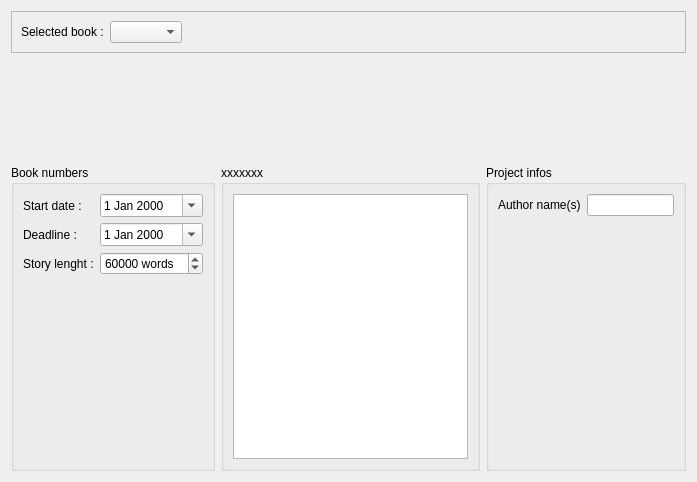
<?xml version="1.0" encoding="UTF-8"?>
<ui version="4.0">
 <class>InfoSheetBase</class>
 <widget class="QWidget" name="InfoSheetBase">
  <property name="geometry">
   <rect>
    <x>0</x>
    <y>0</y>
    <width>697</width>
    <height>482</height>
   </rect>
  </property>
  <property name="windowTitle">
   <string>Form</string>
  </property>
  <property name="locale">
   <locale language="English" country="UnitedStates"/>
  </property>
  <layout class="QGridLayout" name="gridLayout_3">
   <item row="0" column="0">
    <widget class="QFrame" name="frame">
     <property name="frameShape">
      <enum>QFrame::StyledPanel</enum>
     </property>
     <property name="frameShadow">
      <enum>QFrame::Raised</enum>
     </property>
     <layout class="QGridLayout" name="gridLayout_2">
      <item row="0" column="0">
       <widget class="QLabel" name="selectedBook">
        <property name="text">
         <string>Selected book :</string>
        </property>
       </widget>
      </item>
      <item row="0" column="1">
       <widget class="QComboBox" name="comboBox"/>
      </item>
      <item row="0" column="2">
       <spacer name="horizontalSpacer_2">
        <property name="orientation">
         <enum>Qt::Horizontal</enum>
        </property>
        <property name="sizeHint" stdset="0">
         <size>
          <width>40</width>
          <height>20</height>
         </size>
        </property>
       </spacer>
      </item>
     </layout>
    </widget>
   </item>
   <item row="2" column="0">
    <layout class="QGridLayout" name="gridLayout">
     <item row="1" column="1">
      <widget class="QGroupBox" name="centerTableGroupBox">
       <property name="title">
        <string>xxxxxxx</string>
       </property>
       <layout class="QVBoxLayout" name="verticalLayout">
        <item>
         <widget class="QTableWidget" name="tableWidget"/>
        </item>
       </layout>
      </widget>
     </item>
     <item row="1" column="0">
      <widget class="QGroupBox" name="groupBox">
       <property name="title">
        <string>Book numbers</string>
       </property>
       <layout class="QFormLayout" name="formLayout">
        <property name="fieldGrowthPolicy">
         <enum>QFormLayout::AllNonFixedFieldsGrow</enum>
        </property>
        <item row="0" column="0">
         <widget class="QLabel" name="startDateLabel">
          <property name="text">
           <string>Start date :</string>
          </property>
         </widget>
        </item>
        <item row="0" column="1">
         <widget class="QDateEdit" name="startDateDateEdit">
          <property name="calendarPopup">
           <bool>true</bool>
          </property>
         </widget>
        </item>
        <item row="1" column="0">
         <widget class="QLabel" name="deadlineLabel">
          <property name="text">
           <string>Deadline :</string>
          </property>
         </widget>
        </item>
        <item row="1" column="1">
         <widget class="QDateEdit" name="deadlineDateEdit">
          <property name="calendarPopup">
           <bool>true</bool>
          </property>
         </widget>
        </item>
        <item row="2" column="0">
         <widget class="QLabel" name="storyLenghtLabel">
          <property name="text">
           <string>Story lenght :</string>
          </property>
         </widget>
        </item>
        <item row="2" column="1">
         <widget class="QSpinBox" name="storyLenghtSpinBox">
          <property name="wrapping">
           <bool>false</bool>
          </property>
          <property name="specialValueText">
           <string/>
          </property>
          <property name="accelerated">
           <bool>true</bool>
          </property>
          <property name="suffix">
           <string> words</string>
          </property>
          <property name="maximum">
           <number>9000000</number>
          </property>
          <property name="singleStep">
           <number>1000</number>
          </property>
          <property name="value">
           <number>60000</number>
          </property>
         </widget>
        </item>
       </layout>
      </widget>
     </item>
     <item row="1" column="2">
      <widget class="QGroupBox" name="groupBox_3">
       <property name="title">
        <string>Project infos</string>
       </property>
       <layout class="QFormLayout" name="formLayout_2">
        <property name="fieldGrowthPolicy">
         <enum>QFormLayout::AllNonFixedFieldsGrow</enum>
        </property>
        <item row="0" column="0">
         <widget class="QLabel" name="authorNamesLabel">
          <property name="text">
           <string>Author name(s)</string>
          </property>
         </widget>
        </item>
        <item row="0" column="1">
         <widget class="QLineEdit" name="authorNamesLineEdit">
          <property name="frame">
           <bool>true</bool>
          </property>
          <property name="dragEnabled">
           <bool>true</bool>
          </property>
         </widget>
        </item>
       </layout>
      </widget>
     </item>
     <item row="0" column="0" colspan="3">
      <widget class="QWidget" name="widget" native="true">
       <property name="minimumSize">
        <size>
         <width>300</width>
         <height>100</height>
        </size>
       </property>
       <zorder>groupBox</zorder>
       <zorder>gridLayoutWidget</zorder>
      </widget>
     </item>
    </layout>
   </item>
  </layout>
 </widget>
 <resources/>
 <connections/>
</ui>
